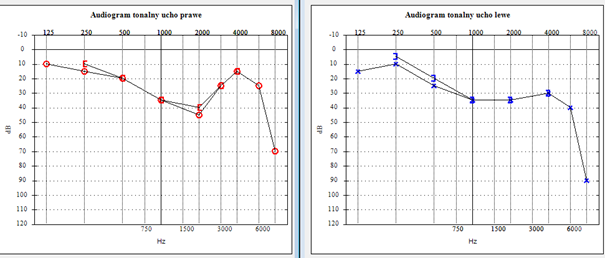
#> input picture test_images/11.png, 605 x 258 px
$ python -i audiogram_parser_1.py   (imports and definitions only)
#> lines starting #> are read from the running program, lines starting #| are printed output that depends on the picture; after the words box and inside, x2 and y2 are one past the last pixel; in counts of white or black regions, pixels touching at a corner belong together
### audiogram/data_normalization.py
import cv2
import pandas as pd
import numpy as np


def normalize(df, image):
    """
    Given image and pixel coordinates of data points maps them to 125-8kHz and -10-120dBHL
    """
    ears = df["Ear"].unique()
    for ear in ears:
        ear_data = df[df["Ear"] == ear]

        normalized_freq = normalize_hz(ear_data)
        normalized_thresh = normalize_db(ear_data, image)

        result = pd.DataFrame({"Frequency (Hz)": normalized_freq, "Threshold (dB HL)": normalized_thresh, "Ear": ear})
        result = result.sort_values(by="Frequency (Hz)")
        df.loc[df["Ear"] == ear, ["Frequency (Hz)", "Threshold (dB HL)", "Ear"]] = result.values

    return df


def normalize_hz(ear_data):
    hz_mapping = {0: 125, 1: 125, 2: 250, 3: 250, 4: 500, 5: 750, 6: 1000, 7: 1500, 8: 2000, 9: 3000, 10: 4000,
                  11: 6000, 12: 8000}

    min_freq = ear_data["Frequency (Hz)"].min()
    max_freq = ear_data["Frequency (Hz)"].max()

    normalized_freq = ((ear_data["Frequency (Hz)"] - min_freq) * (12 / (max_freq - min_freq))).round()
    normalized_freq = [hz_mapping[int(x)] for x in normalized_freq]
    return normalized_freq


def normalize_db(ear_data, image):
    db_mapping = [x for x in range(-10, 125, 5)]

    _, _, top, bottom = find_bounding_box(image, ear_data)

    normalized_thresh = np.round((ear_data["Threshold (dB HL)"] - top) * ((len(db_mapping) - 1) / (bottom - top)))
    normalized_thresh = [db_mapping[int(x)] for x in normalized_thresh]
    return normalized_thresh


def find_bounding_box(img, ear_data):
    """
    Finds the top and bottom border of the plotting space in one graph
    """
    img = img.copy()
    gray = cv2.cvtColor(img, cv2.COLOR_BGR2GRAY)

    _, thresh = cv2.threshold(gray, 200, 255, cv2.THRESH_BINARY_INV)
    contours, _ = cv2.findContours(thresh, cv2.RETR_LIST, cv2.CHAIN_APPROX_SIMPLE)

    plot_rect = None
    min_viable_area = float('inf')

    min_x = ear_data["Frequency (Hz)"].min()
    max_x = ear_data["Frequency (Hz)"].max()
    min_y = ear_data["Threshold (dB HL)"].min()
    max_y = ear_data["Threshold (dB HL)"].max()

    # find minimal space containing all datapoints
    for contour in contours:
        x, y, w, h = cv2.boundingRect(contour)
        area = w * h
        if area < min_viable_area and x < min_x and x + w > max_x and y < min_y and y + h > max_y:
            min_viable_area = area
            plot_rect = (x, y, w, h)

    max_viable_area = 0
    x, y, w, h = plot_rect
    margin = 5
    left_border_min = x - margin
    left_border_max = x + margin
    right_border_min = x + w - margin
    right_border_max = x + w + margin

    # find maximal space with previously found width
    for contour in contours:
        x, y, w, h = cv2.boundingRect(contour)
        area = w * h
        if area > max_viable_area and left_border_max > x > left_border_min and right_border_min < (x + w) < right_border_max:
            max_viable_area = area
            y += 5
            h -= 5
            plot_rect = (x, y, w, h)
            # [5 lines of commented-out code are left out]

    x, y, w, h = plot_rect
    return x, x+w, y, y+h

### audiogram/audiogram_parser_1.py
import cv2
import pandas as pd
import numpy as np
from data_normalization import *
from ..logger import setup_logger

# [1 line that did not run here, left out]


def drop_bone_data(df):
    """
    Removes lower threshold duplicates (we assume bone result is better than air)
    """
    duplicates = df[df.duplicated(subset=['Frequency (Hz)', 'Ear'], keep=False)]
    air_data = duplicates.loc[duplicates.groupby(['Frequency (Hz)', 'Ear'])['Threshold (dB HL)'].idxmax()]
    bone_data = duplicates.drop(air_data.index)
    return df.drop(bone_data.index)


def find_points(mask: np.ndarray, image: np.ndarray, ear_label: str, color: tuple) -> list:
    """
    Detects audiogram points using contour detection.

    Returns a list of pixel coordinates.
    """
    points = []
    contours, _ = cv2.findContours(mask, cv2.RETR_EXTERNAL, cv2.CHAIN_APPROX_SIMPLE)

    for cnt in contours:
        x, y, w, h = cv2.boundingRect(cnt)
        if 3 < w and 3 < h:
            center_x = x + w / 2
            center_y = y + h / 2
            points.append([center_x, center_y, ear_label])
            cv2.rectangle(image, (x, y), (x + w, y + h), color, 2)

    return points


def run(image_path: str, output_csv: str) -> None:
    """
    Parses a 'type_1' audiogram image, detects threshold points, and saves to a combined CSV.

    Parameters:
        image_path (str): Path to input image.
        output_csv (str): Path to save CSV file.
    """
#> called with image_path = '../test_images/11.png', output_csv = 'out.png'
    image = cv2.imread(image_path)
#> image is the input picture: shape (258, 605, 3); mean B, G, R 241.7, 241.1, 241.1
    if image is None:
        raise FileNotFoundError(f"Image not found: {image_path}")

    hsv = cv2.cvtColor(image, cv2.COLOR_BGR2HSV)
#> hsv: shape (258, 605, 3); mean H, S, V 4.5, 3.2, 242.5

    lower_red1, upper_red1 = np.array([0, 50, 50]), np.array([10, 255, 255])
    lower_red2, upper_red2 = np.array([170, 50, 50]), np.array([180, 255, 255])
    lower_blue, upper_blue = np.array([110, 50, 100]), np.array([130, 255, 255])

    mask_red = cv2.inRange(hsv, lower_red1, upper_red1) + cv2.inRange(hsv, lower_red2, upper_red2)
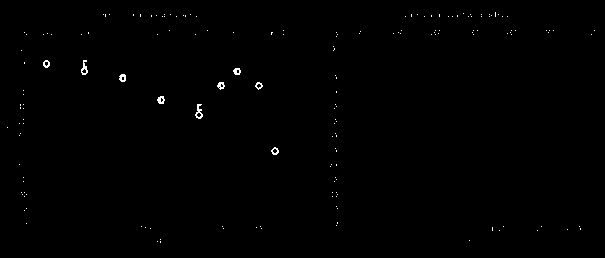
#> mask_red: shape (258, 605); 0.36% white in thin lines or dots, all inside (x1, y1, x2, y2) = (7, 12, 595, 243)
    mask_blue = cv2.inRange(hsv, lower_blue, upper_blue)
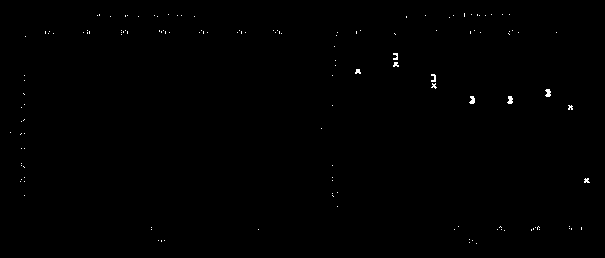
#> mask_blue: shape (258, 605); 0.28% white in thin lines or dots, all inside (x1, y1, x2, y2) = (10, 13, 590, 244)

    right_ear_data = find_points(mask_red, image, "Right Ear", (0, 255, 0))
#> in find_points, `contours, _ = cv2.findContours(mask, cv2.RETR_EXTERNAL, cv2.CHAIN_APPR..`: contours = 168 contours, 159 with area under 20; largest, box (x1, y1, x2, y2) and area: (195, 104, 203, 119) 49, (81, 60, 88, 75) 44, (157, 96, 165, 104) 37, (119, 74, 126, 82) 36, (271, 147, 279, 155) 36
#> the loop in find_points, `for cnt in contours:` made 168 passes
#> (x, y, w, h, center_x, center_y) on passes 49, 67, 70, 74, 75, 78, 79, 81, 82: (271, 147, 8, 8, 275, 151), (195, 104, 8, 15, 199, 111.5), (157, 96, 8, 8, 161, 100), (255, 82, 8, 8, 259, 86), (217, 82, 8, 8, 221, 86), (119, 74, 7, 8, 122.5, 78), (233, 68, 8, 7, 237, 71.5), (81, 60, 7, 15, 84.5, 67.5), (43, 60, 7, 8, 46.5, 64)
#> (x, y, w, h) on passes 2 to 7: (157, 241, 1, 1), (469, 240, 1, 1), (160, 239, 1, 1), (537, 230, 1, 1), (499, 230, 1, 1), (567, 229, 1, 1)
#> after the loop in find_points, `for cnt in contours:`:
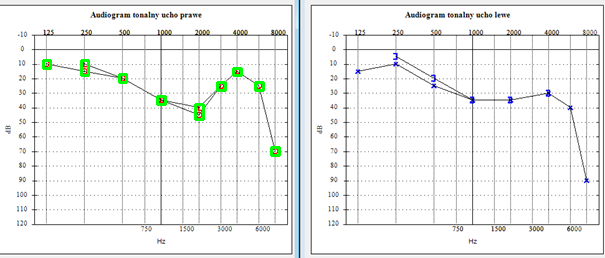
#> image: shape (258, 605, 3); 0.57% of pixels changed, all inside (x1, y1, x2, y2) = (42, 59, 281, 157)
#> after the loop in find_points, `for cnt in contours:`: points = [[275, 151, 'Right Ear'], [199, 111.5, 'Right Ear'], [161, 100, 'Right Ear'], [259, 86, 'Right Ear'], [221, 86, 'Right Ear'], [122.5, 78, 'Right Ear'], [237, 71.5, 'Right Ear'], [84.5, 67.5, 'Right Ear'], [46.5, 64, 'Right Ear']]
#> right_ear_data has the same summary as points in find_points
    left_ear_data = find_points(mask_blue, image, "Left Ear", (255, 0, 0))
#> call 2 of find_points, with ear_label = 'Left Ear', color = (255, 0, 0)
#> in find_points (call 2), `contours, _ = cv2.findContours(mask, cv2.RETR_EXTERNAL, cv2.CHAIN_APPR..`: contours = 139 contours, 136 with area under 20; largest, box (x1, y1, x2, y2) and area: (545, 89, 551, 97) 25, (507, 96, 513, 104) 24, (469, 96, 475, 104) 23
#> the loop in find_points (call 2), `for cnt in contours:` made 139 passes
#> (x, y, w, h, center_x, center_y) on passes 35, 51, 54, 55, 57, 58, 62, 63, 65, 67: (584, 178, 6, 5, 587, 180.5), (568, 105, 5, 5, 570.5, 107.5), (507, 96, 6, 8, 510, 100), (469, 96, 6, 8, 472, 100), (545, 89, 6, 8, 548, 93), (431, 83, 6, 6, 434, 86), (431, 74, 5, 8, 433.5, 78), (355, 69, 6, 5, 358, 71.5), (393, 62, 6, 5, 396, 64.5), (393, 53, 5, 7, 395.5, 56.5)
#> (x, y, w, h) on passes 1, 2, 3, 4, 6, 7: (476, 243, 1, 1), (469, 242, 1, 1), (472, 240, 1, 1), (164, 240, 1, 1), (158, 240, 1, 1), (469, 239, 1, 1)
#> after the loop in find_points (call 2), `for cnt in contours:`:
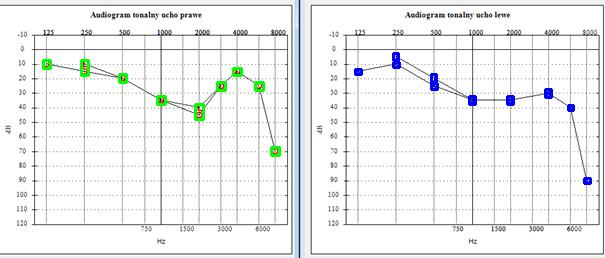
#> image: shape (258, 605, 3); 0.43% of pixels changed, all inside (x1, y1, x2, y2) = (354, 52, 592, 185)
#> after the loop in find_points (call 2), `for cnt in contours:`: points = [[587, 180.5, 'Left Ear'], [570.5, 107.5, 'Left Ear'], [510, 100, 'Left Ear'], [472, 100, 'Left Ear'], [548, 93, 'Left Ear'], [434, 86, 'Left Ear'], [433.5, 78, 'Left Ear'], [358, 71.5, 'Left Ear'], [396, 64.5, 'Left Ear'], [395.5, 56.5, 'Left Ear']]
#> left_ear_data has the same summary as points in find_points

    all_data = right_ear_data + left_ear_data
#> all_data = 19 items, first 6: [275, 151, 'Right Ear'], [199, 111.5, 'Right Ear'], [161, 100, 'Right Ear'], [259, 86, 'Right Ear'], [221, 86, 'Right Ear'], [122.5, 78, 'Right Ear']

    df = pd.DataFrame(all_data, columns=["Frequency (Hz)", "Threshold (dB HL)", "Ear"])
#> df = table of 19 rows and 3 columns
    df = normalize(df, image)
#> the loop in normalize, `for ear in ears:` made 2 passes
#> (top in normalize_db, bottom in normalize_db, normalized_thresh, result) on passes 1 to 2: (35, 225, [70, 40, 35, 25, 25, 20, 15, 10, 10], table of 9 rows and 3 columns), (35, 225, [90, 40, 35, 35, 30, 25, 20, 15, 10, 5], table of 10 rows and 3 columns)
#> pass 1, in find_bounding_box, `gray = cv2.cvtColor(img, cv2.COLOR_BGR2GRAY)`:
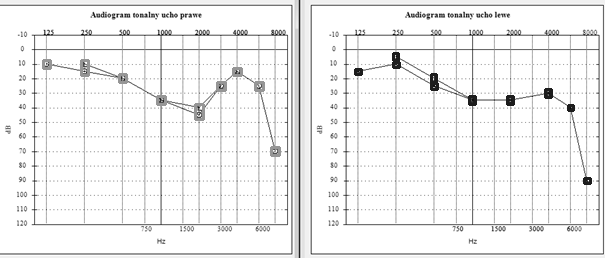
#> gray: shape (258, 605); min 0, max 255, mean 240.1
#> pass 1, in find_bounding_box, `_, thresh = cv2.threshold(gray, 200, 255, cv2.THRESH_BINARY_INV)`:
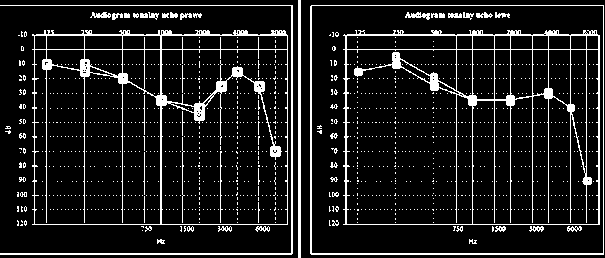
#> thresh: shape (258, 605); 10.8% white in thin lines or dots
    df = drop_bone_data(df)
#> in drop_bone_data, `air_data = duplicates.loc[duplicates.groupby(['Frequency (Hz)', 'Ear']..`: air_data = table of 2 rows and 3 columns
#> df = table of 17 rows and 3 columns

#> (the run stopped early here; a loop or call above may not have finished)

$ run again, on test_images/13.png
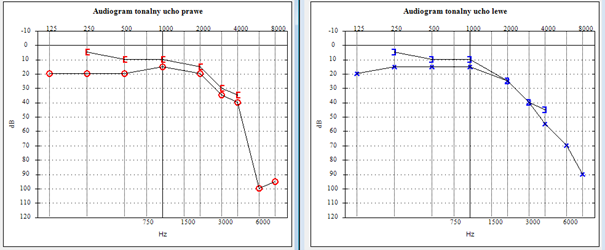
#> input picture test_images/13.png, 605 x 250 px
#> in run, image is the input picture: shape (250, 605, 3); mean B, G, R 241.4, 240.7, 240.7
#> hsv: shape (250, 605, 3); mean H, S, V 5.2, 3.1, 242.3
#> mask_red: shape (250, 605); 0.41% white in thin lines or dots, all inside (x1, y1, x2, y2) = (9, 9, 591, 236)
#> mask_blue: shape (250, 605); 0.29% white in thin lines or dots, all inside (x1, y1, x2, y2) = (13, 9, 585, 237)
#> in find_points, `contours, _ = cv2.findContours(mask, cv2.RETR_EXTERNAL, cv2.CHAIN_APPR..`: contours = 168 contours, 159 with area under 20; largest, box (x1, y1, x2, y2) and area: (234, 91, 241, 106) 47, (196, 63, 204, 77) 46, (159, 56, 166, 71) 46, (218, 85, 225, 99) 43, (255, 185, 263, 192) 32
#> the loop in find_points, `for cnt in contours:` made 168 passes
#> (x, y, w, h, center_x, center_y) on passes 22, 23, 61, 67, 73, 74, 75, 76: (255, 185, 8, 7, 259, 188.5), (271, 178, 8, 7, 275, 181.5), (234, 91, 7, 15, 237.5, 98.5), (218, 85, 7, 14, 221.5, 92), (121, 70, 7, 7, 124.5, 73.5), (83, 70, 8, 7, 87, 73.5), (46, 70, 7, 7, 49.5, 73.5), (196, 63, 8, 14, 200, 70)
#> after the loop in find_points, `for cnt in contours:`: points = 11 items, first 6: [259, 188.5, 'Right Ear'], [275, 181.5, 'Right Ear'], [237.5, 98.5, 'Right Ear'], [221.5, 92, 'Right Ear'], [124.5, 73.5, 'Right Ear'], [87, 73.5, 'Right Ear']
#> right_ear_data has the same summary as points in find_points
#> in find_points (call 2), `contours, _ = cv2.findContours(mask, cv2.RETR_EXTERNAL, cv2.CHAIN_APPR..`: contours = 117 contours, 115 with area under 20; largest, box (x1, y1, x2, y2) and area: (526, 99, 532, 106) 21, (504, 77, 510, 85) 21
#> the loop in find_points (call 2), `for cnt in contours:` made 117 passes
#> (x, y, w, h, center_x, center_y) on passes 23, 28, 38, 43, 45, 49, 51, 53: (580, 172, 5, 5, 582.5, 174.5), (564, 143, 5, 5, 566.5, 145.5), (542, 122, 6, 5, 545, 124.5), (542, 106, 5, 8, 544.5, 110), (526, 99, 6, 7, 529, 102.5), (504, 77, 6, 8, 507, 81), (354, 71, 6, 5, 357, 73.5), (467, 65, 6, 5, 470, 67.5)
#> after the loop in find_points (call 2), `for cnt in contours:`:
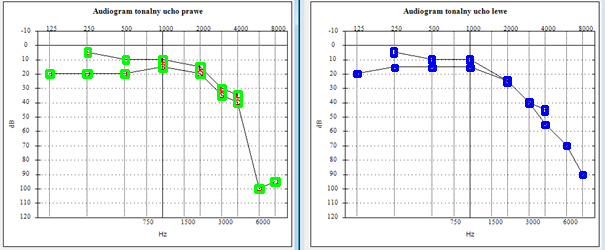
#> image: shape (250, 605, 3); mean B, G, R 240.1, 240.1, 238
#> after the loop in find_points (call 2), `for cnt in contours:`: points = 13 items, first 6: [582.5, 174.5, 'Left Ear'], [566.5, 145.5, 'Left Ear'], [545, 124.5, 'Left Ear'], [544.5, 110, 'Left Ear'], [529, 102.5, 'Left Ear'], [507, 81, 'Left Ear']
#> left_ear_data has the same summary as points in find_points
#> all_data = 24 items, first 6: [259, 188.5, 'Right Ear'], [275, 181.5, 'Right Ear'], [237.5, 98.5, 'Right Ear'], [221.5, 92, 'Right Ear'], [124.5, 73.5, 'Right Ear'], [87, 73.5, 'Right Ear']
#> in run, `df = pd.DataFrame(all_data, columns=["Frequency (Hz)", "Threshold (dB ..`: df = table of 24 rows and 3 columns
#> the loop in normalize, `for ear in ears:` made 2 passes
#> (top in normalize_db, bottom in normalize_db, normalized_thresh, result) on passes 1 to 2: (31, 218, [100, 95, 35, 30, 20, 20, 20, 15, 15, 10, 5], table of 11 rows and 3 columns), (31, 218, [90, 70, 55, 45, 40, 25, 20, 15, 15, 15, 10, 10, 5], table of 13 rows and 3 columns)
#> pass 1, in find_bounding_box, `_, thresh = cv2.threshold(gray, 200, 255, cv2.THRESH_BINARY_INV)`:
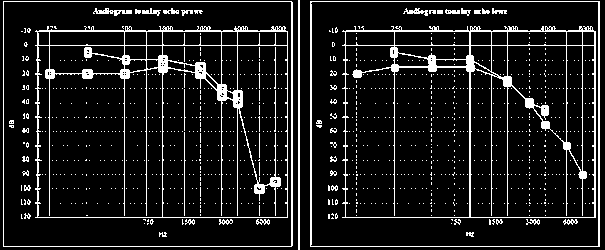
#> thresh: shape (250, 605); 10.6% white in thin lines or dots
#> air_data = table of 6 rows and 3 columns
#> in run, `df = drop_bone_data(df)`: df = table of 18 rows and 3 columns

$ run again, on test_images/audiogram.png
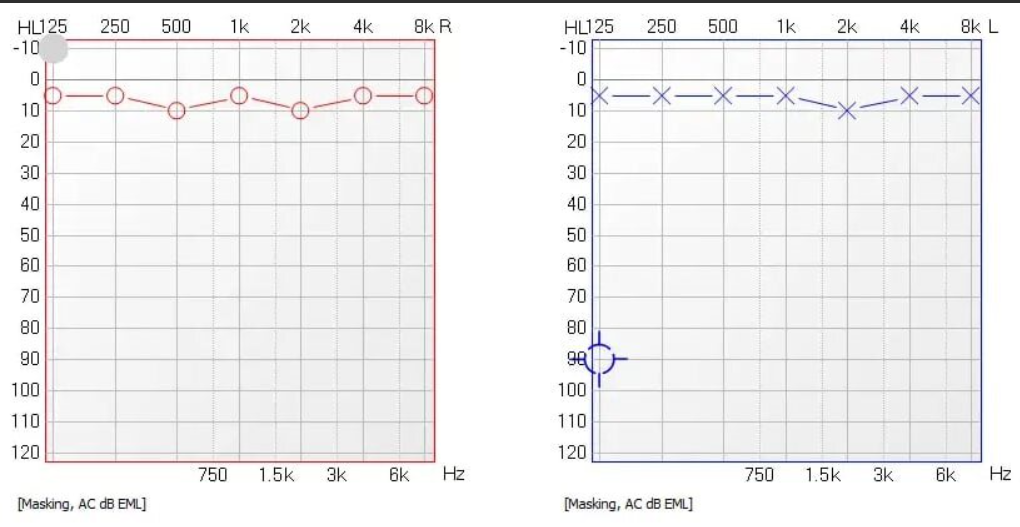
#> input picture test_images/audiogram.png, 1020 x 527 px
#> in run, image is the input picture: shape (527, 1020, 3); mean B, G, R 240.1, 239.7, 240.3
#> hsv: shape (527, 1020, 3); mean H, S, V 22.2, 2.3, 241.1
#> mask_red: shape (527, 1020); 0.37% white in thin lines or dots, all inside (x1, y1, x2, y2) = (44, 39, 436, 463)
#> mask_blue: shape (527, 1020); 0.14% white in thin lines or dots, all inside (x1, y1, x2, y2) = (569, 83, 981, 462)
#> in find_points, `contours, _ = cv2.findContours(mask, cv2.RETR_EXTERNAL, cv2.CHAIN_APPR..`: contours = 56 contours, 54 with area under 20; largest, box (x1, y1, x2, y2) and area: (44, 63, 51, 463) 415, (429, 40, 436, 463) 305
#> the loop in find_points, `for cnt in contours:` made 56 passes
#> (x, y, w, h, center_x, center_y) on passes 54 to 55: (44, 63, 7, 400, 47.5, 263), (429, 40, 7, 423, 432.5, 251.5)
#> after the loop in find_points, `for cnt in contours:`: points = [[47.5, 263, 'Right Ear'], [432.5, 251.5, 'Right Ear']]
#> right_ear_data has the same summary as points in find_points
#> in find_points (call 2), `contours, _ = cv2.findContours(mask, cv2.RETR_EXTERNAL, cv2.CHAIN_APPR..`: contours = 34 contours, 30 with area under 20; largest, box (x1, y1, x2, y2) and area: (588, 331, 611, 351) 90, (579, 355, 596, 376) 77, (603, 355, 627, 374) 60, (597, 372, 601, 387) 22
#> the loop in find_points (call 2), `for cnt in contours:` made 34 passes
#> (x, y, w, h, center_x, center_y) on passes 7, 13, 14, 15, 18, 28, 29, 30: (597, 372, 4, 15, 599, 379.5), (603, 355, 24, 19, 615, 364.5), (579, 355, 17, 21, 587.5, 365.5), (588, 331, 23, 20, 599.5, 341), (845, 108, 6, 6, 848, 111), (968, 93, 5, 5, 970.5, 95.5), (907, 93, 6, 6, 910, 96), (783, 93, 5, 5, 785.5, 95.5)
#> after the loop in find_points (call 2), `for cnt in contours:`:
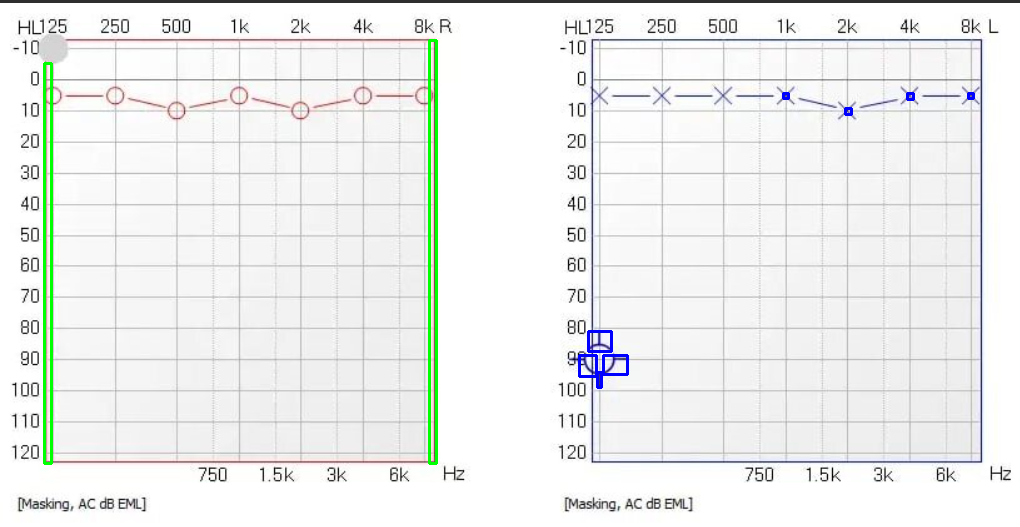
#> image: shape (527, 1020, 3); mean B, G, R 238.2, 239.7, 237.7
#> after the loop in find_points (call 2), `for cnt in contours:`: points = [[599, 379.5, 'Left Ear'], [615, 364.5, 'Left Ear'], [587.5, 365.5, 'Left Ear'], [599.5, 341, 'Left Ear'], [848, 111, 'Left Ear'], [970.5, 95.5, 'Left Ear'], [910, 96, 'Left Ear'], [785.5, 95.5, 'Left Ear']]
#> left_ear_data has the same summary as points in find_points
#> all_data = 10 items, first 6: [47.5, 263, 'Right Ear'], [432.5, 251.5, 'Right Ear'], [599, 379.5, 'Left Ear'], [615, 364.5, 'Left Ear'], [587.5, 365.5, 'Left Ear'], [599.5, 341, 'Left Ear']
#> in run, `df = pd.DataFrame(all_data, columns=["Frequency (Hz)", "Threshold (dB ..`: df = table of 10 rows and 3 columns
#> the loop in normalize, `for ear in ears:` made 2 passes
#> (top in normalize_db, bottom in normalize_db, normalized_thresh, result) on passes 1 to 2: (44, 465, [60, 55], table of 2 rows and 3 columns), (44, 463, [95, 90, 90, 80, 10, 5, 5, 5], table of 8 rows and 3 columns)
#> pass 1, in find_bounding_box, `_, thresh = cv2.threshold(gray, 200, 255, cv2.THRESH_BINARY_INV)`:
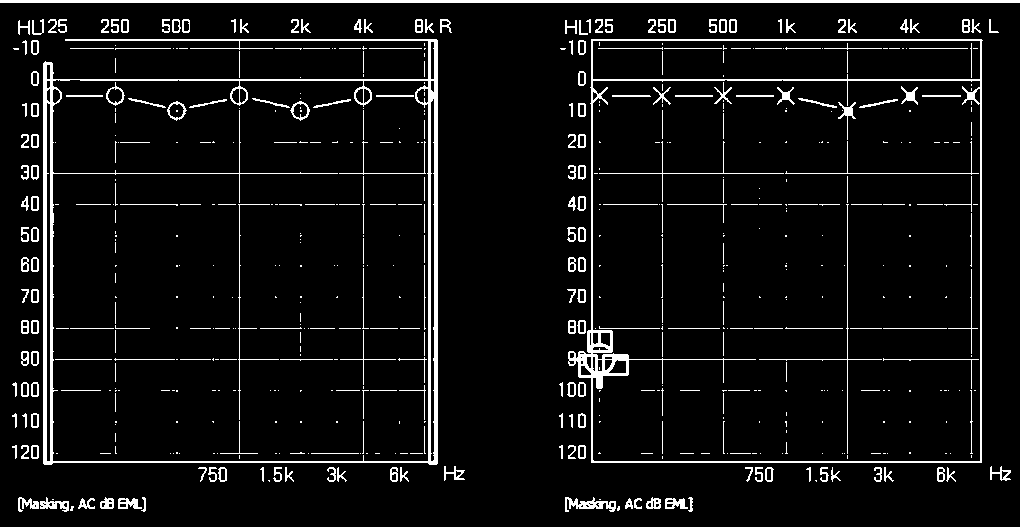
#> thresh: shape (527, 1020); 6.5% white; 580 white regions (315 under 20 px), largest, box (x1, y1, x2, y2) and area: (43, 39, 438, 465) 9053, (568, 39, 983, 463) 5657, (0, 0, 1020, 3) 3060
#> air_data = table of 1 rows and 3 columns
#> bone_data = table of 3 rows and 3 columns
#> in run, `df = drop_bone_data(df)`: df = table of 7 rows and 3 columns
